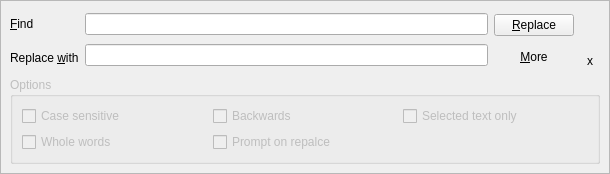
<?xml version="1.0" encoding="UTF-8"?>
<ui version="4.0">
 <class>replaceForm</class>
 <widget class="QWidget" name="replaceForm">
  <property name="geometry">
   <rect>
    <x>0</x>
    <y>0</y>
    <width>610</width>
    <height>208</height>
   </rect>
  </property>
  <property name="sizePolicy">
   <sizepolicy hsizetype="Preferred" vsizetype="MinimumExpanding">
    <horstretch>0</horstretch>
    <verstretch>0</verstretch>
   </sizepolicy>
  </property>
  <property name="windowTitle">
   <string>Form</string>
  </property>
  <property name="autoFillBackground">
   <bool>true</bool>
  </property>
  <layout class="QVBoxLayout" name="verticalLayout_5">
   <property name="spacing">
    <number>6</number>
   </property>
   <property name="sizeConstraint">
    <enum>QLayout::SetMaximumSize</enum>
   </property>
   <property name="leftMargin">
    <number>0</number>
   </property>
   <property name="topMargin">
    <number>0</number>
   </property>
   <property name="rightMargin">
    <number>0</number>
   </property>
   <property name="bottomMargin">
    <number>0</number>
   </property>
   <item>
    <widget class="QFrame" name="frame">
     <property name="sizePolicy">
      <sizepolicy hsizetype="Preferred" vsizetype="Maximum">
       <horstretch>0</horstretch>
       <verstretch>0</verstretch>
      </sizepolicy>
     </property>
     <property name="autoFillBackground">
      <bool>true</bool>
     </property>
     <property name="frameShape">
      <enum>QFrame::StyledPanel</enum>
     </property>
     <property name="frameShadow">
      <enum>QFrame::Raised</enum>
     </property>
     <layout class="QVBoxLayout" name="verticalLayout_6">
      <item>
       <layout class="QHBoxLayout" name="horizontalLayout">
        <item>
         <layout class="QVBoxLayout" name="verticalLayout">
          <item>
           <widget class="QLabel" name="findLabel">
            <property name="text">
             <string>&amp;Find</string>
            </property>
            <property name="buddy">
             <cstring>findText</cstring>
            </property>
           </widget>
          </item>
          <item>
           <widget class="QLabel" name="replaceLabel">
            <property name="text">
             <string>Replace &amp;with</string>
            </property>
            <property name="buddy">
             <cstring>replaceText</cstring>
            </property>
           </widget>
          </item>
         </layout>
        </item>
        <item>
         <layout class="QVBoxLayout" name="verticalLayout_2">
          <item>
           <widget class="QLineEdit" name="findText"/>
          </item>
          <item>
           <widget class="QLineEdit" name="replaceText"/>
          </item>
         </layout>
        </item>
        <item>
         <layout class="QVBoxLayout" name="verticalLayout_3">
          <item>
           <widget class="QPushButton" name="replaceButton">
            <property name="text">
             <string>&amp;Replace</string>
            </property>
            <property name="autoRepeat">
             <bool>true</bool>
            </property>
           </widget>
          </item>
          <item>
           <widget class="QToolButton" name="moreButton">
            <property name="sizePolicy">
             <sizepolicy hsizetype="Minimum" vsizetype="Fixed">
              <horstretch>0</horstretch>
              <verstretch>0</verstretch>
             </sizepolicy>
            </property>
            <property name="cursor">
             <cursorShape>PointingHandCursor</cursorShape>
            </property>
            <property name="text">
             <string>&amp;More</string>
            </property>
            <property name="checkable">
             <bool>true</bool>
            </property>
            <property name="autoRaise">
             <bool>true</bool>
            </property>
           </widget>
          </item>
         </layout>
        </item>
        <item>
         <layout class="QVBoxLayout" name="verticalLayout_4">
          <item>
           <spacer name="verticalSpacer">
            <property name="orientation">
             <enum>Qt::Vertical</enum>
            </property>
            <property name="sizeType">
             <enum>QSizePolicy::Maximum</enum>
            </property>
            <property name="sizeHint" stdset="0">
             <size>
              <width>20</width>
              <height>40</height>
             </size>
            </property>
           </spacer>
          </item>
          <item>
           <widget class="QToolButton" name="closeButton">
            <property name="cursor">
             <cursorShape>PointingHandCursor</cursorShape>
            </property>
            <property name="text">
             <string>x</string>
            </property>
            <property name="autoRaise">
             <bool>true</bool>
            </property>
           </widget>
          </item>
         </layout>
        </item>
       </layout>
      </item>
      <item>
       <widget class="QGroupBox" name="optionsGroupBox">
        <property name="enabled">
         <bool>false</bool>
        </property>
        <property name="title">
         <string>Options</string>
        </property>
        <layout class="QGridLayout" name="gridLayout">
         <item row="0" column="0">
          <widget class="QCheckBox" name="caseCheckBox">
           <property name="text">
            <string>Case sensitive</string>
           </property>
          </widget>
         </item>
         <item row="0" column="1">
          <widget class="QCheckBox" name="backwardsCheckBox">
           <property name="text">
            <string>Backwards</string>
           </property>
          </widget>
         </item>
         <item row="0" column="2">
          <widget class="QCheckBox" name="selectedCheckBox">
           <property name="text">
            <string>Selected text only</string>
           </property>
          </widget>
         </item>
         <item row="1" column="0">
          <widget class="QCheckBox" name="wholeWordsCheckBox">
           <property name="text">
            <string>Whole words</string>
           </property>
          </widget>
         </item>
         <item row="1" column="1">
          <widget class="QCheckBox" name="promptCheckBox">
           <property name="text">
            <string>Prompt on repalce</string>
           </property>
          </widget>
         </item>
        </layout>
       </widget>
      </item>
     </layout>
    </widget>
   </item>
  </layout>
 </widget>
 <tabstops>
  <tabstop>findText</tabstop>
  <tabstop>replaceText</tabstop>
  <tabstop>replaceButton</tabstop>
  <tabstop>moreButton</tabstop>
  <tabstop>closeButton</tabstop>
  <tabstop>caseCheckBox</tabstop>
  <tabstop>wholeWordsCheckBox</tabstop>
  <tabstop>backwardsCheckBox</tabstop>
  <tabstop>promptCheckBox</tabstop>
  <tabstop>selectedCheckBox</tabstop>
 </tabstops>
 <resources/>
 <connections>
  <connection>
   <sender>moreButton</sender>
   <signal>toggled(bool)</signal>
   <receiver>optionsGroupBox</receiver>
   <slot>setEnabled(bool)</slot>
   <hints>
    <hint type="sourcelabel">
     <x>566</x>
     <y>80</y>
    </hint>
    <hint type="destinationlabel">
     <x>501</x>
     <y>120</y>
    </hint>
   </hints>
  </connection>
  <connection>
   <sender>moreButton</sender>
   <signal>toggled(bool)</signal>
   <receiver>optionsGroupBox</receiver>
   <slot>setVisible(bool)</slot>
   <hints>
    <hint type="sourcelabel">
     <x>526</x>
     <y>67</y>
    </hint>
    <hint type="destinationlabel">
     <x>304</x>
     <y>145</y>
    </hint>
   </hints>
  </connection>
 </connections>
</ui>
